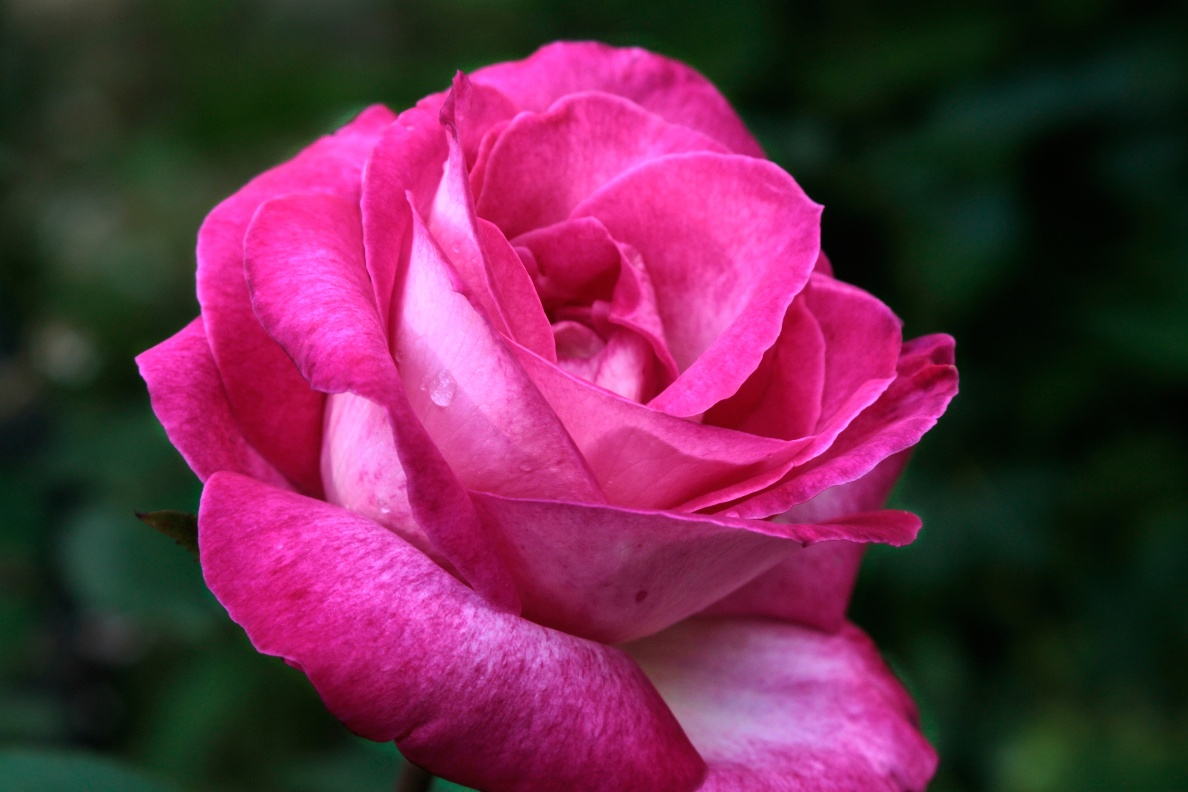
#> input picture E02_Image_Formation 실습/images/rose.png, 1188 x 792 px
$ python 2.py
#> lines starting #> are read from the running program, lines starting #| are printed output that depends on the picture
import cv2          # OpenCV 라이브러리 임포트
import numpy as np  # 수치 계산용 numpy 임포트

# -----------------------------
# 1. 이미지 불러오기
# -----------------------------
img = cv2.imread("images/rose.png")  # 원본 이미지 파일 읽기
#> img is the input picture: shape (792, 1188, 3); mean B, G, R 74.2, 43.7, 103.8
if img is None:  # 이미지 로드 실패 시
    raise FileNotFoundError("images/rose.png 파일을 찾을 수 없습니다.")  # 에러 발생

h, w = img.shape[:2]  # 이미지의 높이(h), 너비(w) 가져오기
#> h = 792; w = 1188

# -----------------------------
# 2. 회전(Rotation) + 크기 조절(Scaling)
# -----------------------------
angle = 30        # 회전 각도 30도
scale = 0.8       # 크기를 0.8배로 축소

center = (w // 2, h // 2)  # 이미지 중심 좌표 계산
#> center = (594, 396)
M_rotate = cv2.getRotationMatrix2D(center, angle, scale)  # 중심 기준 회전+크기조절 변환 행렬 생성 (2x3)

rotated_scaled = cv2.warpAffine(img, M_rotate, (w, h))  # 변환 행렬을 적용하여 회전+크기조절 수행
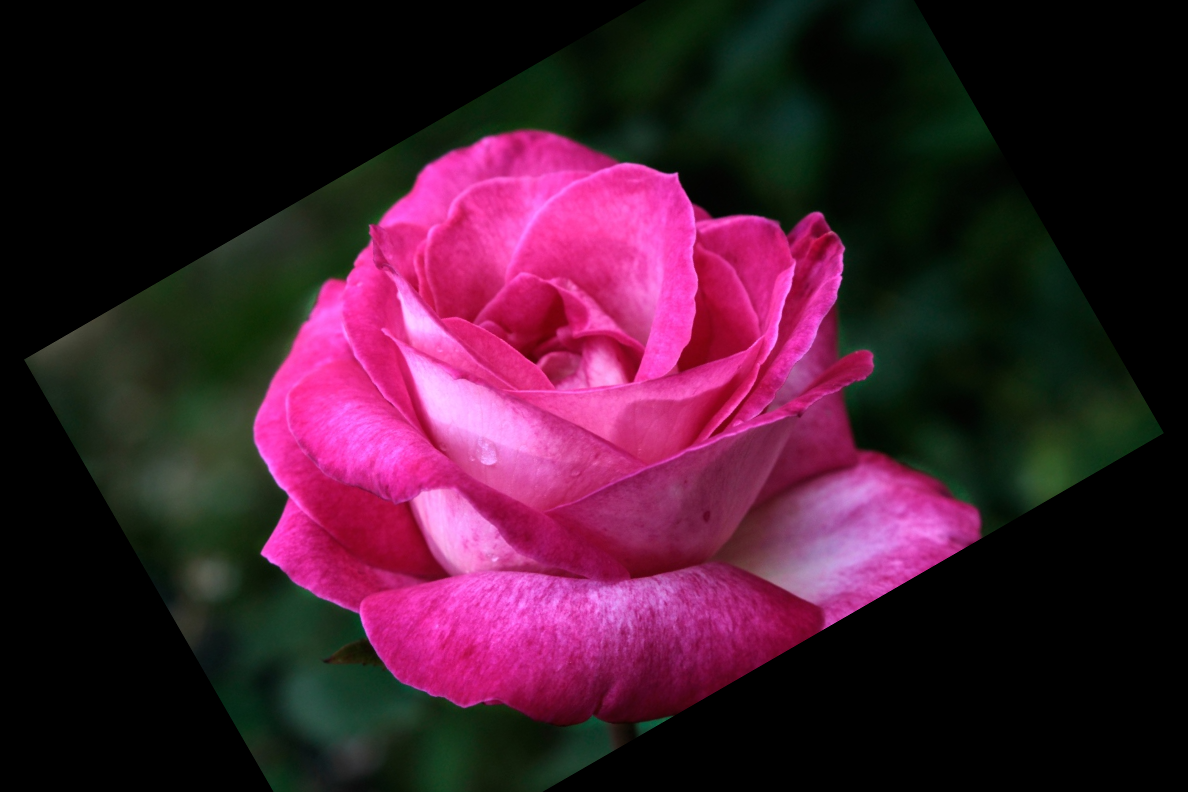
#> rotated_scaled: shape (792, 1188, 3); mean B, G, R 46.8, 26.8, 66

# -----------------------------
# 3. 이동(Translation)
# -----------------------------
tx, ty = 80, -40  # x방향 +80px, y방향 -40px 이동량 설정

M_translate = np.float32([[1, 0, tx],   # 이동 변환 행렬 생성 (2x3)
                           [0, 1, ty]])  # [[1,0,tx],[0,1,ty]] 형태

transformed = cv2.warpAffine(rotated_scaled, M_translate, (w, h))  # 회전+크기조절된 이미지에 이동 변환 적용
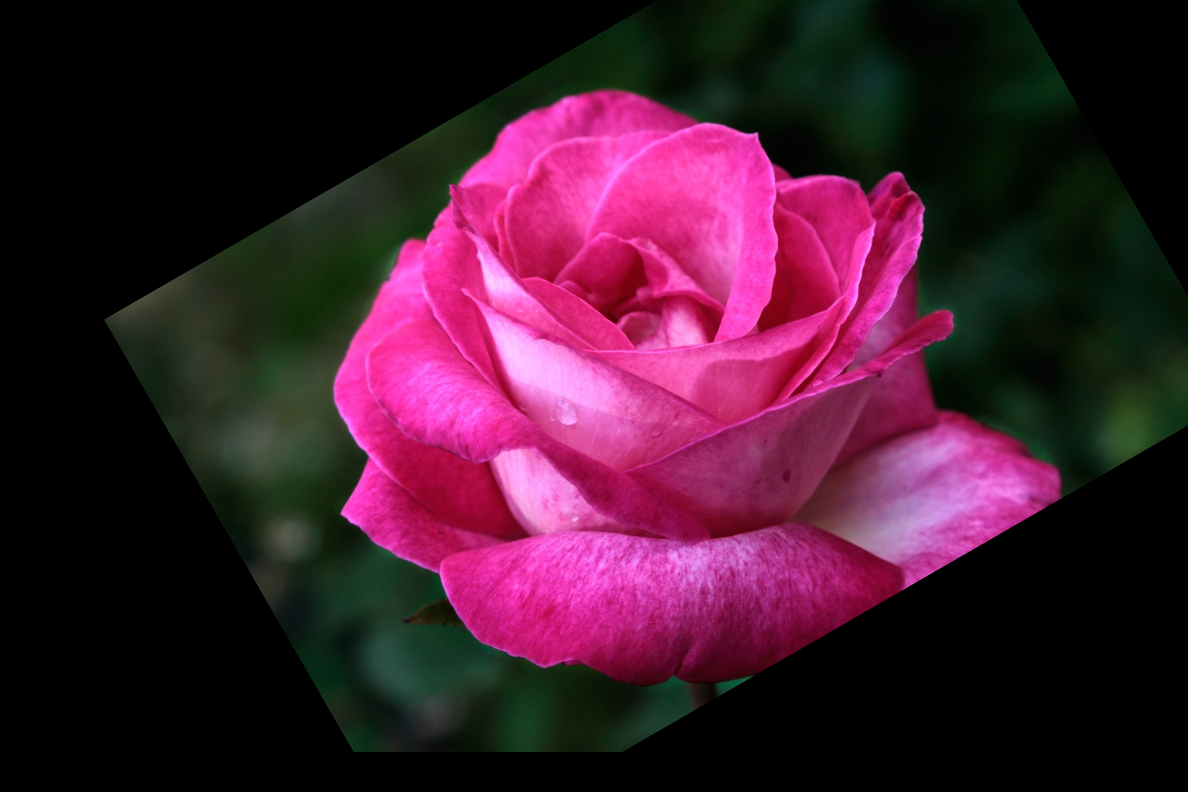
#> transformed: shape (792, 1188, 3); mean B, G, R 46.5, 26.3, 65.8

# -----------------------------
# 4. 시각화: 원본 vs 최종 변환 결과
# -----------------------------
combined = np.hstack([img, transformed])  # 원본과 변환 결과를 좌우로 이어 붙이기
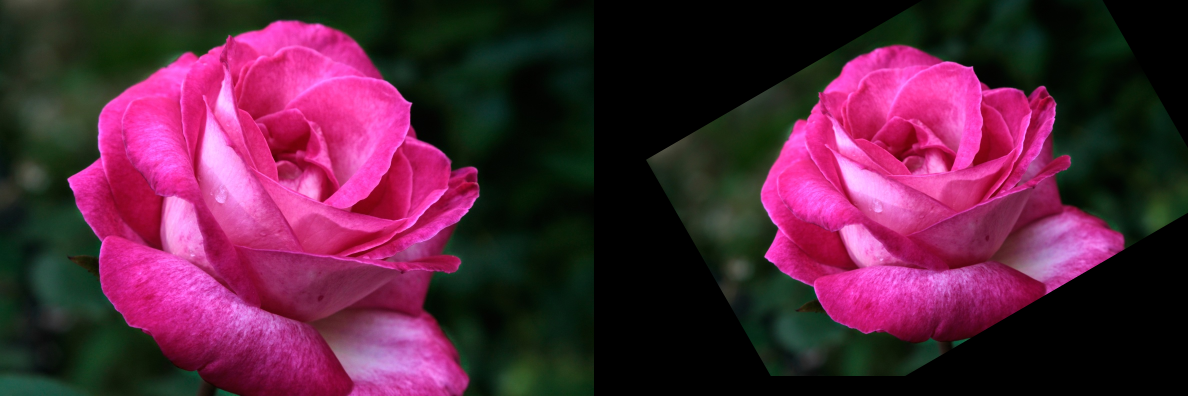
#> combined: shape (792, 2376, 3) (shown at 1/2 size); mean B, G, R 60.4, 35, 84.8

max_width = 1200  # 표시할 최대 너비 설정
ch, cw = combined.shape[:2]  # 합친 이미지의 높이, 너비 가져오기
#> ch = 792; cw = 2376
if cw > max_width:  # 최대 너비 초과 시
    ratio = max_width / cw  # 축소 비율 계산
#> ratio = 0.505
    combined = cv2.resize(combined, (max_width, int(ch * ratio)))  # 비율에 맞게 리사이즈
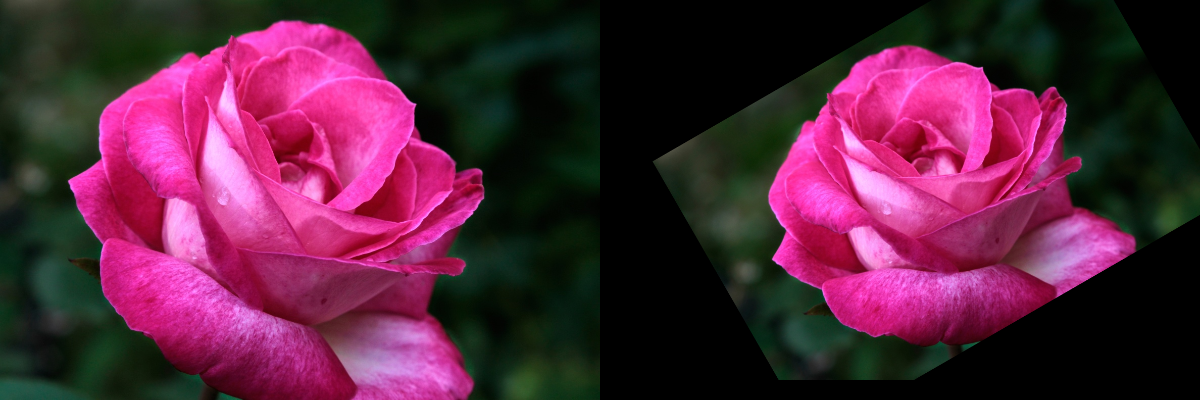
#> combined: shape (400, 1200, 3); mean B, G, R 60.3, 34.9, 84.7

cv2.imshow("Original (Left) vs Rotated + Scaled + Translated (Right)", combined)  # 비교 이미지 화면에 표시
print("원본(좌)과 변환 결과(우)를 비교합니다. 아무 키나 누르면 종료합니다.")  # 안내 메시지 출력
cv2.waitKey(0)  # 키 입력 대기
cv2.destroyAllWindows()  # 모든 창 닫기
